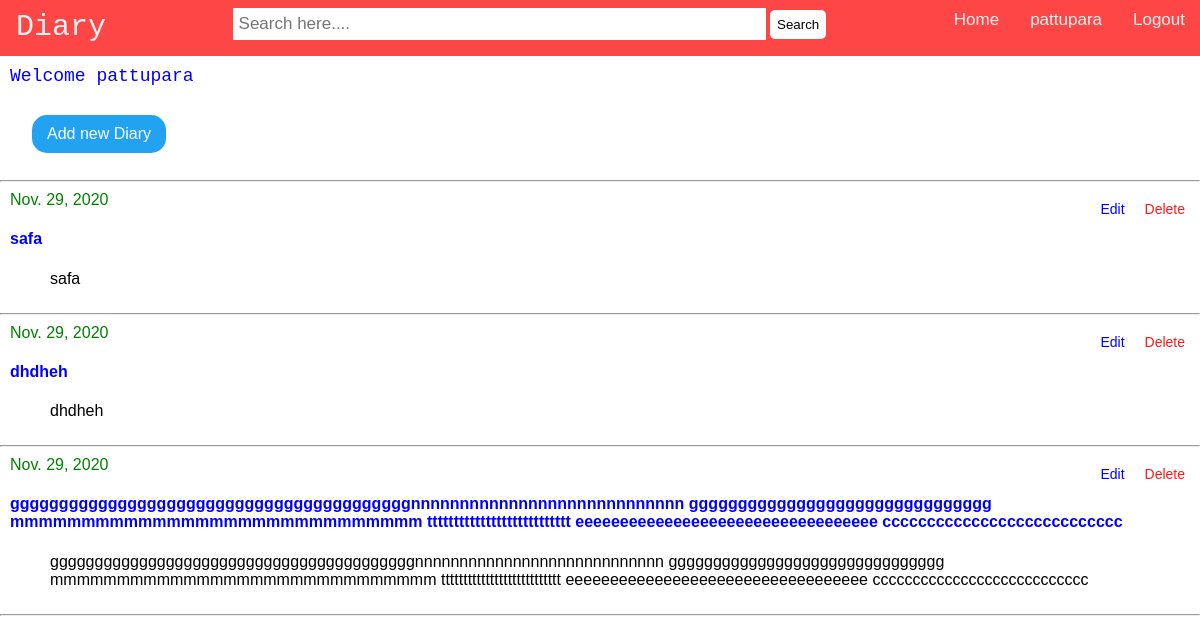
Before: / (signed in) with the older database file.
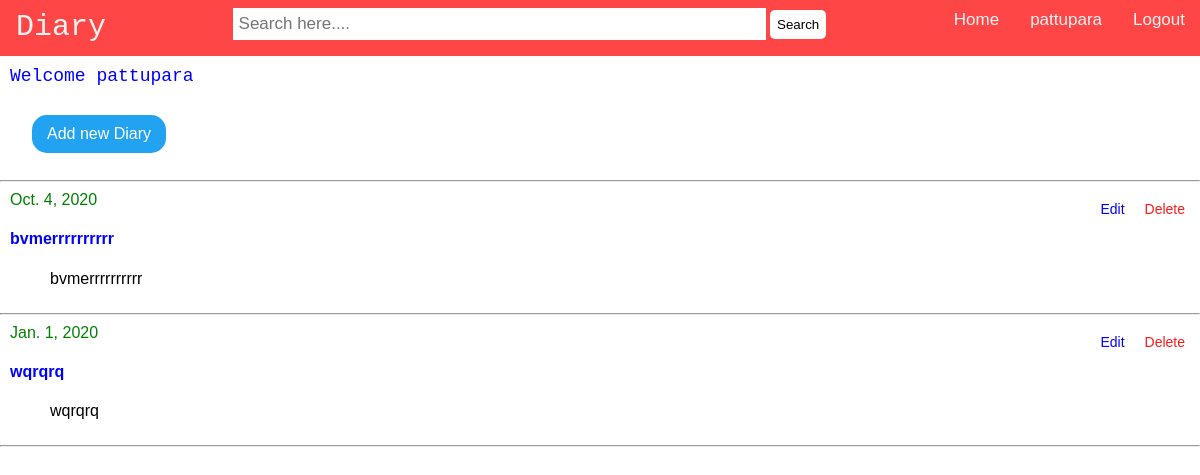
After: the same page with the newer database file.
### home/models.py (models this page shows)
class Diaryy(models.Model):
    id = models.AutoField(primary_key=True)
    date = models.DateField(max_length=15)
    title=models.CharField(max_length=50)
    diary=models.TextField()
    user_name= models.ForeignKey(settings.AUTH_USER_MODEL,on_delete=models.CASCADE)

### home/views.py (the view)
# urls.py: 2. Add a URL to urlpatterns:  path('', views.home, name='home')
@login_required(login_url='/signin')
def home(request):
    obj = Diaryy.objects.filter(user_name=request.user)
    context = {
        "obj": obj
    }
    template = "index.html"
    return render(request, template, context)

### templates/index.html (shortened to what this page needs)
{% extends "navbar.html" %}
{% block content %}
<div style="margin:10px;font-size: 18px;color: blue;font-family: 'Lucida Console', Courier, monospace;">
Welcome {{user.username}}</div>
<div style="padding:15px 30px">
   <a href="diary"> <button class="btn-diary" type="submit">Add new Diary </button> </a></div>
<hr>
 {% for object in obj %}
<div style="font-size: 16px; padding: 1px 10px;font-family: Arial, Helvetica, sans-serif;">
    <div class="topmenu">
<a class="right-dlt" href="delete_conform/{{object.id}}">Delete
</a>
<a class="right-edt" href=edit/{{object.id}} >Edit
</a>
        <a class="left" style="color:green">{{object.date}}</a>
    <h4 style="color:blue">{{object.diary}}</h4>
        <ul> {{object.diary}}</ul>      </div></div>
<hr>
        {% endfor %}
{% endblock %}

Changed rows visible on the page:
removed Diaryy: date "Nov. 29, 2020", diary "safa"
removed Diaryy: date "Nov. 29, 2020", diary "dhdheh"
removed Diaryy: date "Nov. 29, 2020", diary "gggggggggggggggggggggggggggggggggggggggggnnnnnnnnnnnnnnnnnnnnnnnnnnnn ggggggggggggggggggggggggggggggg mmmmmmmmmmmmmmmmmmmmmmmmmmmmm ttttttttttttttttttttttttttt eeeeeeeeeeeeeeeeeeeeeeeeeeeeeeeeee ccccccccccccccccccccccccccc"
now on this page (row edited): Diaryy: date "Oct. 4, 2020", diary "bvmerrrrrrrrrr"
added Diaryy: date "Jan. 1, 2020", diary "wqrqrq"
